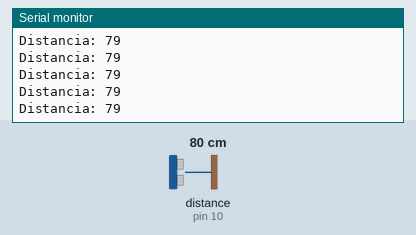
The sketch below on a simulated Arduino Uno, built with avr-gcc and run on an emulated ATmega328P. Parts: the last lines printed to the serial monitor. Wiring (inferred from the names in the program): ultrasonic range finder: trigger pin 9; echo pin 10. The inputs (shaded band) are chosen by the test bench; at power-on: distance to the obstacle (sensor on pin 10) 80 cm. The echo pulse lasts 58.3 µs per cm.

Above: at 1.2 s.
1.3 s: distance to the obstacle (sensor on pin 10) set to 2 cm
At 1.8 s:
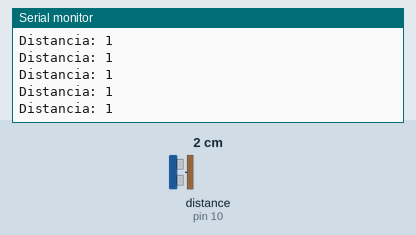
4.3 s: distance to the obstacle (sensor on pin 10) set to 18 cm
At 4.9 s:
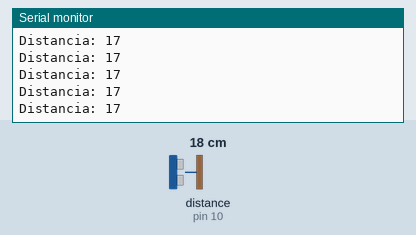
Timing chart, 0 to 7.3 s (numbered marks = the images above; inputs shaded):
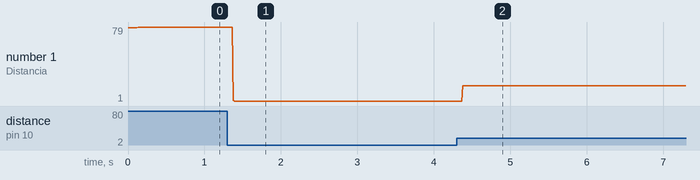

Measured:
- after the input at 1.3 s, the serial monitor: prints a new line after 0.08 s (image 1)
- after the input at 4.3 s, the serial monitor: prints a new line after 0.08 s (image 2)
- plotted number 1: 79 → 1 after the input at 1.3 s, 1 → 17 after the input at 4.3 s

The sketch:

26_Ultrasonido.ino
```cpp
/*  Sketch 26: Ultrasonidos
 *  Curso Intensivo de Arduino (2020)
 *  Impartido por MakeProjects (www.makeprojects.es)
 *  Sketch que mide la distancia a un objeto a traves del sesnor de ultrasonido
 *---------------------------------------------------------------------------
 *  Conexiones:
 *    ULTRASONIDO SR-04:
 *      VCC       5V
 *      TRIGGER   D9
 *      ECHO      D10
 *      GND       GND
 *---------------------------------------------------------------------------
 */


//Declaramos dos constantes de tipo byte y les asignamos los pines de conexion del ultrasonido
const byte PIN_TRIGGER = 9;
const byte PIN_ECHO = 10;

void setup() {
  //Configuramos el pin de echo y trigger con input y output respectivamente
  pinMode(PIN_TRIGGER, OUTPUT);
  pinMode(PIN_ECHO, INPUT);
  //Iniciamos el puerto serie
  Serial.begin(9600);
}

void loop() {
  //Inicializamos el pin trigger a low durante 4 microsegundos
  digitalWrite(PIN_TRIGGER, LOW);
  delayMicroseconds(4);

  //Ponemos a pin trigger a HIGH durante 10 milisegundos y luego lo apagamos
  digitalWrite(PIN_TRIGGER, HIGH);
  delayMicroseconds(1000);
  digitalWrite(PIN_TRIGGER, LOW);

  //Leemos el pin de echo, que devuelve el tiempo de viaje de la onda de sonido en milisegundos y lo asignamos a una vriabla
  int duracion = pulseIn(PIN_ECHO, HIGH);

  // Calculamos la distancia 0.034 es la velocidad del sonido y es la mitad porque la onda recorre el doble de distancia (ida y vuelta)
  int distancia = duracion*0.034/2;

  //Mostramos el resultado por el puerto serie
  Serial.print("Distancia: ");
  Serial.println(distancia);
}
```
